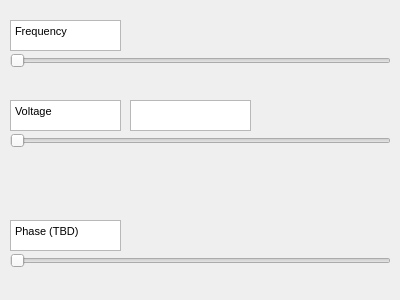
<?xml version="1.0" encoding="UTF-8"?>
<ui version="4.0">
 <class>Blink</class>
 <widget class="QDialog" name="Blink">
  <property name="geometry">
   <rect>
    <x>0</x>
    <y>0</y>
    <width>400</width>
    <height>300</height>
   </rect>
  </property>
  <property name="windowTitle">
   <string>Dialog</string>
  </property>
  <widget class="QSlider" name="freqSlider">
   <property name="geometry">
    <rect>
     <x>10</x>
     <y>40</y>
     <width>381</width>
     <height>41</height>
    </rect>
   </property>
   <property name="orientation">
    <enum>Qt::Horizontal</enum>
   </property>
  </widget>
  <widget class="QSlider" name="voltSlider">
   <property name="geometry">
    <rect>
     <x>10</x>
     <y>120</y>
     <width>381</width>
     <height>41</height>
    </rect>
   </property>
   <property name="orientation">
    <enum>Qt::Horizontal</enum>
   </property>
  </widget>
  <widget class="QSlider" name="phaseSlider">
   <property name="geometry">
    <rect>
     <x>10</x>
     <y>240</y>
     <width>381</width>
     <height>41</height>
    </rect>
   </property>
   <property name="orientation">
    <enum>Qt::Horizontal</enum>
   </property>
  </widget>
  <widget class="QTextEdit" name="textEdit">
   <property name="geometry">
    <rect>
     <x>10</x>
     <y>20</y>
     <width>111</width>
     <height>31</height>
    </rect>
   </property>
   <property name="html">
    <string>&lt;!DOCTYPE HTML PUBLIC &quot;-//W3C//DTD HTML 4.0//EN&quot; &quot;http://www.w3.org/TR/REC-html40/strict.dtd&quot;&gt;
&lt;html&gt;&lt;head&gt;&lt;meta name=&quot;qrichtext&quot; content=&quot;1&quot; /&gt;&lt;style type=&quot;text/css&quot;&gt;
p, li { white-space: pre-wrap; }
&lt;/style&gt;&lt;/head&gt;&lt;body style=&quot; font-family:'MS Shell Dlg 2'; font-size:8.25pt; font-weight:400; font-style:normal;&quot;&gt;
&lt;p style=&quot; margin-top:0px; margin-bottom:0px; margin-left:0px; margin-right:0px; -qt-block-indent:0; text-indent:0px;&quot;&gt;Frequency&lt;/p&gt;&lt;/body&gt;&lt;/html&gt;</string>
   </property>
  </widget>
  <widget class="QTextEdit" name="textEdit_2">
   <property name="geometry">
    <rect>
     <x>10</x>
     <y>100</y>
     <width>111</width>
     <height>31</height>
    </rect>
   </property>
   <property name="html">
    <string>&lt;!DOCTYPE HTML PUBLIC &quot;-//W3C//DTD HTML 4.0//EN&quot; &quot;http://www.w3.org/TR/REC-html40/strict.dtd&quot;&gt;
&lt;html&gt;&lt;head&gt;&lt;meta name=&quot;qrichtext&quot; content=&quot;1&quot; /&gt;&lt;style type=&quot;text/css&quot;&gt;
p, li { white-space: pre-wrap; }
&lt;/style&gt;&lt;/head&gt;&lt;body style=&quot; font-family:'MS Shell Dlg 2'; font-size:8.25pt; font-weight:400; font-style:normal;&quot;&gt;
&lt;p style=&quot; margin-top:0px; margin-bottom:0px; margin-left:0px; margin-right:0px; -qt-block-indent:0; text-indent:0px;&quot;&gt;Voltage&lt;/p&gt;&lt;/body&gt;&lt;/html&gt;</string>
   </property>
  </widget>
  <widget class="QTextEdit" name="textEdit_3">
   <property name="geometry">
    <rect>
     <x>10</x>
     <y>220</y>
     <width>111</width>
     <height>31</height>
    </rect>
   </property>
   <property name="html">
    <string>&lt;!DOCTYPE HTML PUBLIC &quot;-//W3C//DTD HTML 4.0//EN&quot; &quot;http://www.w3.org/TR/REC-html40/strict.dtd&quot;&gt;
&lt;html&gt;&lt;head&gt;&lt;meta name=&quot;qrichtext&quot; content=&quot;1&quot; /&gt;&lt;style type=&quot;text/css&quot;&gt;
p, li { white-space: pre-wrap; }
&lt;/style&gt;&lt;/head&gt;&lt;body style=&quot; font-family:'MS Shell Dlg 2'; font-size:8.25pt; font-weight:400; font-style:normal;&quot;&gt;
&lt;p style=&quot; margin-top:0px; margin-bottom:0px; margin-left:0px; margin-right:0px; -qt-block-indent:0; text-indent:0px;&quot;&gt;Phase (TBD)&lt;/p&gt;&lt;/body&gt;&lt;/html&gt;</string>
   </property>
  </widget>
  <widget class="QTextBrowser" name="textBrowser">
   <property name="geometry">
    <rect>
     <x>130</x>
     <y>100</y>
     <width>121</width>
     <height>31</height>
    </rect>
   </property>
  </widget>
 </widget>
 <resources/>
 <connections/>
</ui>
